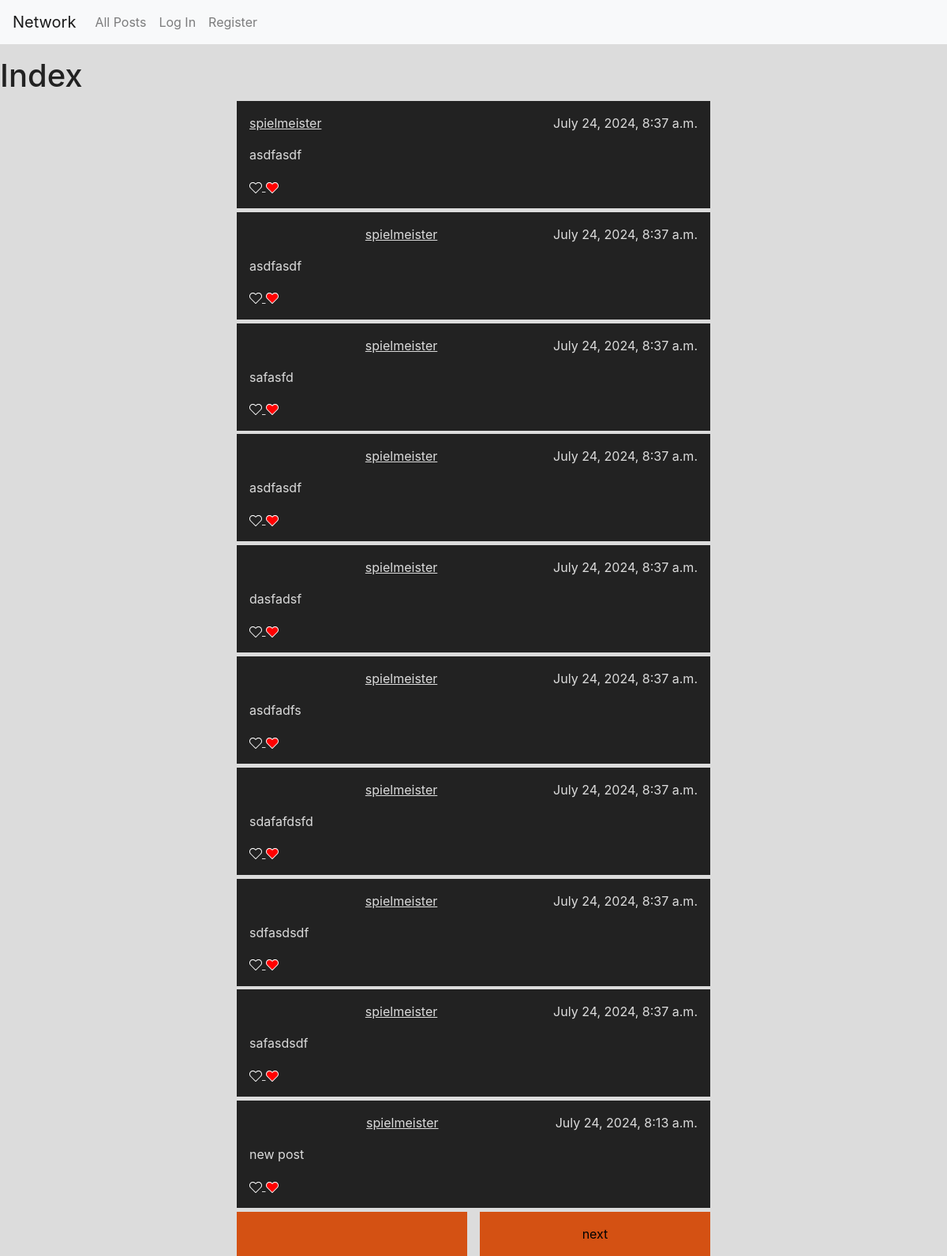
/, run on an earlier commit of the app's database.
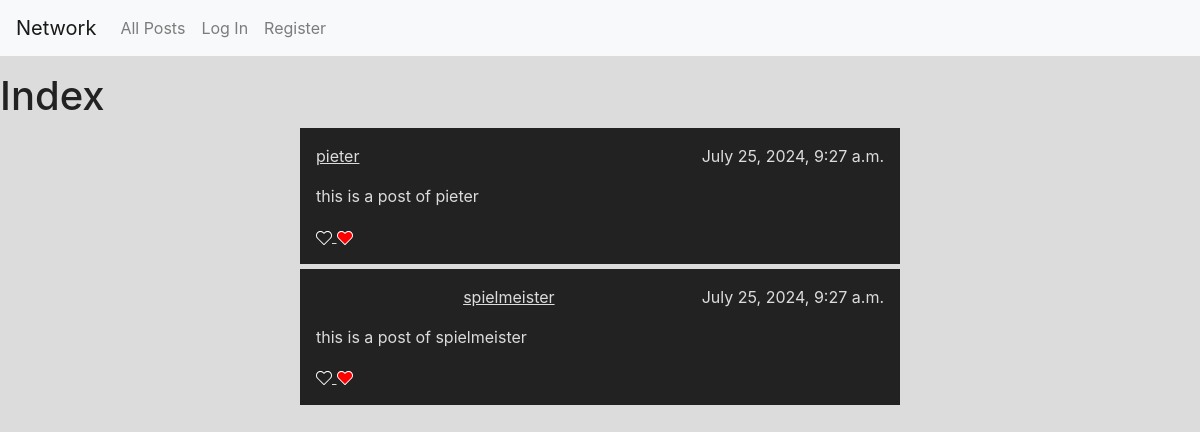
And on a later commit of the database.
### network/models.py (models this page shows)
class Post(models.Model):
    user = models.ForeignKey(User, on_delete=models.CASCADE)
    content = models.CharField(max_length=9999)
    timestamp = models.DateTimeField(default=timezone.now())

class User(AbstractUser):
    pass

### network/views.py (the view, shortened to what this page needs)
# urls.py: path("", views.index, name="index"),
def index(request):
    result = Post.objects.all().order_by("-timestamp")
    p = Paginator(result, 10)
    try:
        page = int(request.GET.get("page", 1))
        if page == "" or page < 1:
            page = 1
        elif page > p.num_pages:
            page = p.num_pages
    except:
        page = 1
    posts = p.page(page).object_list
    next = False
    previous = False
    if page > 1:
        previous = page - 1
    if page < p.num_pages:
        next = page + 1
    return render(request, "network/index.html",{
        "posts":posts,
        "next": next,
        "previous": previous,
        "title": "Index",
        })

### network/templates/network/index.html (shortened to what this page needs)
{% extends "network/layout.html" %}
{% load static %}
{% block body %}
<h1>{{ title }}</h1>
<div id="post-list">
    {% for post in posts %}
    <div class="post">
        <div class="post-top">
            <p class="post-user"><a href="{% url 'profile' post.user.id%}">{{ post.user }}</a></p>
            <p class="post-timestamp">{{ post.timestamp }}</p>
        </div>
        <div class="post-body">
            <p>{{ post.content }}</p>
        </div>
        <div class="post-bottom">
            <a href="{% url 'like' post.id %}">
        </div>
    </div>
    {% endfor %}
    <div class="pagination">
        {% if next %}
        <a href="{% url 'index' %}?page={{next}}">next</a>
        {% endif %}
    </div>
</div>
{% endblock %}

### network/templates/network/layout.html (shortened to what this page needs)
{% load static %}
<!DOCTYPE html>
<html lang="en">
<head>
    <link rel="stylesheet" href="https://stackpath.bootstrapcdn.com/bootstrap/4.4.1/css/bootstrap.min.css"
>
    <link href="{% static 'network/styles/styles.css' %}" rel="stylesheet">
</head>
<body>
    <nav class="navbar navbar-expand-lg navbar-light bg-light">
        <a class="navbar-brand" href="#">Network</a>
        <div>
            <ul class="navbar-nav mr-auto">
                <li class="nav-item">
                    <a class="nav-link" href="{% url 'index' %}">All Posts</a>
                </li>
                {% if user.is_authenticated %}
                <li class="nav-item">
                    <a class="nav-link" href="{% url 'followed' %}">Following</a>
                </li>
                <li class="nav-item">
                    <a class="nav-link" href="{% url 'logout' %}">Log Out</a>
                </li>
                {% else %}
                <li class="nav-item">
                    <a class="nav-link" href="{% url 'login' %}">Log In</a>
                </li>
                <li class="nav-item">
                    <a class="nav-link" href="{% url 'register' %}">Register</a>
                </li>
                {% endif %}
            </ul>
        </div>
    </nav>
    <div class="body">
        {% block body %}
        {% endblock %}
    </div>
</body>
</html>

### network/static/network/styles/styles.css (style rules this page uses)
nav { margin-bottom: 1em; }
body { background-color: #dcdcdc; color: #222222; }
#post-list { width: 100vw; display: flex; flex-direction: column; align-items: center; }
#post-list .post { width: 50vw; background-color: #222222; color: #dcdcdc; padding: 1em; margin-bottom: 0.3em; }
#post-list .post a { color: #dcdcdc; text-decoration: underline; }
#post-list .post .post-top { display: flex; flex-direction: row; justify-content: space-between; }
#post-list .post .post-bottom { display: flex; flex-direction: row; }
#post-list .post .post-bottom svg { width: 1em; height: 1em; }

What changed in the data, as far as the page shows it:
removed Post: user "spielmeister", timestamp "July 24, 2024, 8:37 a.m.", content "asdfasdf"
removed Post: user "spielmeister", timestamp "July 24, 2024, 8:37 a.m.", content "asdfasdf"
removed Post: user "spielmeister", timestamp "July 24, 2024, 8:37 a.m.", content "safasfd"
removed Post: user "spielmeister", timestamp "July 24, 2024, 8:37 a.m.", content "asdfasdf"
removed Post: user "spielmeister", timestamp "July 24, 2024, 8:37 a.m.", content "dasfadsf"
removed Post: user "spielmeister", timestamp "July 24, 2024, 8:37 a.m.", content "asdfadfs"
removed Post: user "spielmeister", timestamp "July 24, 2024, 8:37 a.m.", content "sdafafdsfd"
removed Post: user "spielmeister", timestamp "July 24, 2024, 8:37 a.m.", content "sdfasdsdf"
removed Post: user "spielmeister", timestamp "July 24, 2024, 8:37 a.m.", content "safasdsdf"
removed Post: user "spielmeister", timestamp "July 24, 2024, 8:13 a.m.", content "new post"
added Post: user "pieter", timestamp "July 25, 2024, 9:27 a.m.", content "this is a post of pieter"
added Post: user "spielmeister", timestamp "July 25, 2024, 9:27 a.m.", content "this is a post of spielmeister"
Also different on the page:
text no longer shown: "next"
